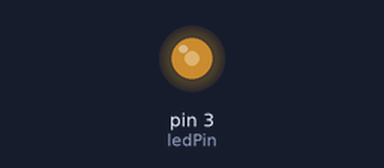
This sketch was run on a simulated Arduino Uno, built with avr-gcc and run on an emulated ATmega328P. On the bench: output pins drawn as LEDs (lit = HIGH).

Above: at 0.05 s.
At 0.85 s:
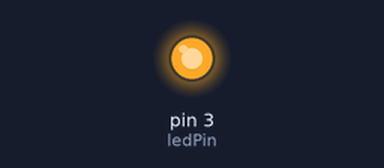
At 1.7 s:
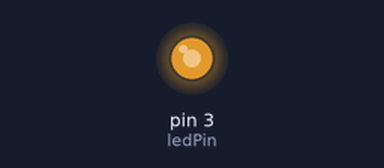
At 3.7 s:
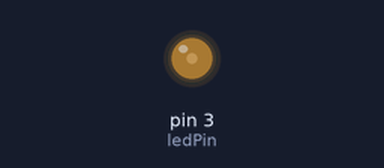
Timing chart, 0 to 5.2 s (numbered marks = the images above):
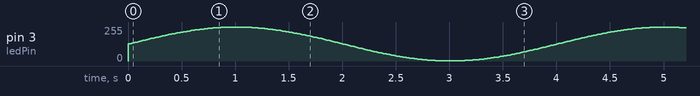

The sketch:

LED_Fade_Sinusoidal.ino
```cpp
const int ledPin = 3; // Define the pin for the LED
const int fadeDuration = 4000; // Duration of one full fade cycle in milliseconds

void setup() {
  pinMode(ledPin, OUTPUT); // Set the LED pin as an output
}

void loop() {
  // Calculate the current brightness using a sine function
  // brightness ranges from 0 to 255
  int brightness = 128 + 127 * sin(2 * PI * millis() / fadeDuration);

  // Set the brightness of the LED
  analogWrite(ledPin, brightness);

  // Delay to control the fading speed
  delay(15); // Adjust this delay to control fading smoothness
}
```
